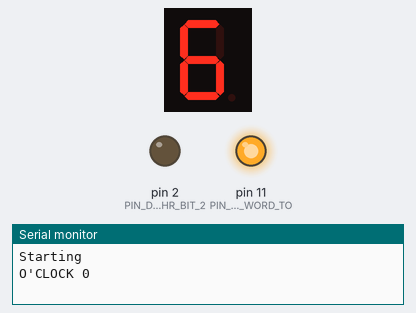
Simulated run of this sketch. Board: Arduino Uno, built with avr-gcc and run on an emulated ATmega328P. Shown: 1-digit seven-segment display, output pins drawn as LEDs (lit = HIGH), the last lines printed to the serial monitor. Wiring (inferred from the names in the program): 1-digit 7-segment display, segments lit when HIGH: segments pin 10, pin 9, pin 8, pin 7, pin 6, pin 5, pin 4, pin 3. The local clock reads 2024-03-15 10:24:30 at power-on unless the sketch sets it; the segment pins are drawn as the display they are named for; pins used as bus, display or sensor lines are not drawn.

Above: at 0.3 s.
At 2.3 s:
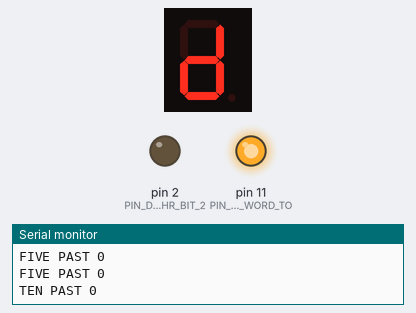
At 5.4 s:
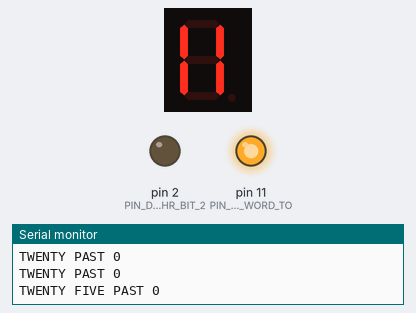
At 10.6 s:
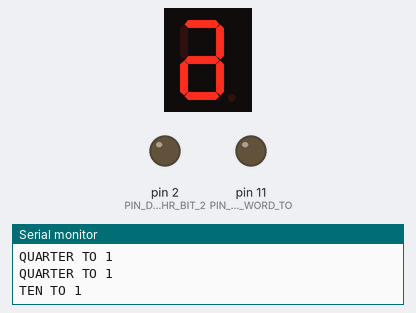
Timing chart, 0 to 39.1 s (numbered marks = the images above):
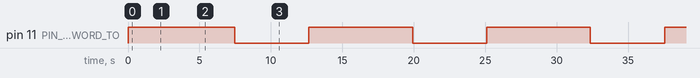

The sketch:

word_clock.ino
```cpp
/*

*/

#include <Wire.h>
#include <RTClib.h>

#define BUTTON_CYCLE_SPEED 6000
#define CYCLE_SPEED 10000

#define ADDRESS_7SEG 0x71

#define BYTE_RESET_DISPLAY 0x76
#define BYTE_DECIMAL_CONTROL 0x77
#define BYTE_CURSOR_CONTROL 0x79
#define BYTE_COLON 0b00010000

#define PIN_HR_UP A0
#define PIN_HR_DOWN A1
#define PIN_MIN_UP A2
#define PIN_MIN_DOWN A3
#define PIN_DISP_HR_BIT_0 0
#define PIN_DISP_HR_BIT_1 1
#define PIN_DISP_HR_BIT_2 2
#define PIN_DISP_HR_BIT_3 3
#define PIN_DISP_MIN_FIVE 4
#define PIN_DISP_MIN_TEN 5
#define PIN_DISP_MIN_FIFTEEN 6
#define PIN_DISP_MIN_TWENTY 7
#define PIN_DISP_MIN_HALF 8
#define PIN_DISP_WORD_OCLOCK 9
#define PIN_DISP_WORD_PAST 10
#define PIN_DISP_WORD_TO 11

#define FLAGS_FIVE 0b11110
#define FLAGS_TEN 0b11101
#define FLAGS_FIFTEEN 0b11011
#define FLAGS_TWENTY 0b10111
#define FLAGS_TWENTYFIVE 0b10110
#define FLAGS_HALF 0b01111
#define FLAGS_NONE 0b11111
#define FLAGS_OCLOCK 0b110
#define FLAGS_PAST 0b101
#define FLAGS_TO 0b011

RTC_DS1307 rtc;
DateTime now;
int cycles = 0;
const TimeSpan TIME_HR_UP = TimeSpan(0, 1, 0, 0);
const TimeSpan TIME_HR_DOWN = TimeSpan(0, -1, 0, 0);
const TimeSpan TIME_MIN_UP = TimeSpan(0, 0, 1, 0);
const TimeSpan TIME_MIN_DOWN = TimeSpan(0, 0, -1, 0);

void setup() {
  Serial.begin(9600);
  Serial.println("Starting");

  pinMode(PIN_HR_UP, INPUT);
  pinMode(PIN_HR_DOWN, INPUT);
  pinMode(PIN_MIN_UP, INPUT);
  pinMode(PIN_MIN_DOWN, INPUT);

  pinMode(PIN_DISP_HR_BIT_0, OUTPUT);
  pinMode(PIN_DISP_HR_BIT_1, OUTPUT);
  pinMode(PIN_DISP_HR_BIT_2, OUTPUT);
  pinMode(PIN_DISP_HR_BIT_3, OUTPUT);
  pinMode(PIN_DISP_MIN_FIVE, OUTPUT);
  pinMode(PIN_DISP_MIN_TEN, OUTPUT);
  pinMode(PIN_DISP_MIN_FIFTEEN, OUTPUT);
  pinMode(PIN_DISP_MIN_TWENTY, OUTPUT);
  pinMode(PIN_DISP_MIN_HALF, OUTPUT);
  pinMode(PIN_DISP_WORD_OCLOCK, OUTPUT);
  pinMode(PIN_DISP_WORD_PAST, OUTPUT);
  pinMode(PIN_DISP_WORD_TO, OUTPUT);

  // Since the transistor logic turns on the LEDs
  // when the signal is LOW, turn off the LEDs here
  // by sending HIGH signals
  digitalWrite(PIN_DISP_MIN_FIVE, HIGH);
  digitalWrite(PIN_DISP_MIN_TEN, HIGH);
  digitalWrite(PIN_DISP_MIN_FIFTEEN, HIGH);
  digitalWrite(PIN_DISP_MIN_TWENTY, HIGH);
  digitalWrite(PIN_DISP_MIN_HALF, HIGH);
  digitalWrite(PIN_DISP_WORD_OCLOCK, HIGH);
  digitalWrite(PIN_DISP_WORD_PAST, HIGH);
  digitalWrite(PIN_DISP_WORD_TO, HIGH);

  if (!rtc.begin()){
    Serial.println("Couldn't find RTC");
    while(1);
  }

  rtc.adjust(DateTime(2023, 1, 1, 0, 0, 0));
/*
  Wire.begin(); // Join I2C bus as master

  Wire.beginTransmission(ADDRESS_7SEG);
  Wire.write(BYTE_RESET_DISPLAY); // Reset display
  Wire.endTransmission();

  setColon(true);
*/
}

void loop() {
  /*
    cycles = (cycles + 1) % CYCLE_SPEED;
    if (cycles == 0) {
      writeTimeToDisplay();
    }
    checkButtons();
  */

  cycles = (cycles + 1) % CYCLE_SPEED;
  if (cycles == 0) {
    checkTime();
    rtc.adjust(now + TIME_MIN_UP);
  }
  // checkButtons();
}

void checkTime() {
  now = rtc.now();
  int minute = now.minute();
  int hour = (setMinute(minute) + now.hour()) % 12;
  setHour(hour);
}

void checkButtons() {
  static int buttonCycles = 0;
  bool hrUp = digitalRead(PIN_HR_UP);
  bool hrDown = digitalRead(PIN_HR_DOWN);
  bool minUp = digitalRead(PIN_MIN_UP);
  bool minDown = digitalRead(PIN_MIN_DOWN);
  if (hrUp || hrDown || minUp || minDown) {
    buttonCycles = (buttonCycles + 1) % BUTTON_CYCLE_SPEED;
    if (buttonCycles == 1) {
      now = rtc.now();
      if (hrUp) {
        rtc.adjust(now + TIME_HR_UP);
      }
      if (hrDown) {
        rtc.adjust(now + TIME_HR_DOWN);
      }
      if (minUp) {
        rtc.adjust(now + TIME_MIN_UP);
      }
      if (minDown) {
        rtc.adjust(now + TIME_MIN_DOWN);
      }
      writeTimeToDisplay();
    }
  }
  else {
    buttonCycles = 0;
  }
}

// Returns 1 if minutes are 35 or higher, otherwise returns 0
// Ex. 4:45 would be displayed as QUARTER TO FIVE, so we add
// 1 to make it FIVE instead of FOUR.
int setMinute(int minute) {
  if (minute >= 55) {
    lightMinutes(FLAGS_FIVE, FLAGS_TO);
    Serial.print("FIVE ");
    Serial.print("TO ");
  }
  else if (minute >= 50) {
    lightMinutes(FLAGS_TEN, FLAGS_TO);
    Serial.print("TEN ");
    Serial.print("TO ");
  }
  else if (minute >= 45) {
    lightMinutes(FLAGS_FIFTEEN, FLAGS_TO);
    Serial.print("QUARTER ");
    Serial.print("TO ");
  }
  else if (minute >= 40) {
    lightMinutes(FLAGS_TWENTY, FLAGS_TO);
    Serial.print("TWENTY ");
    Serial.print("TO ");
  }
  else if (minute >= 35) {
    lightMinutes(FLAGS_TWENTYFIVE, FLAGS_TO);
    Serial.print("TWENTY FIVE ");
    Serial.print("TO ");
  }
  else if (minute >= 30) {
    lightMinutes(FLAGS_HALF, FLAGS_PAST);
    Serial.print("HALF ");
    Serial.print("PAST ");
  }
  else if (minute >= 25) {
    lightMinutes(FLAGS_TWENTYFIVE, FLAGS_PAST);
    Serial.print("TWENTY FIVE ");
    Serial.print("PAST ");
  }
  else if (minute >= 20) {
    lightMinutes(FLAGS_TWENTY, FLAGS_PAST);
    Serial.print("TWENTY ");
    Serial.print("PAST ");
  }
  else if (minute >= 15) {
    lightMinutes(FLAGS_FIFTEEN, FLAGS_PAST);
    Serial.print("FIFTEEN ");
    Serial.print("PAST ");
  }
  else if (minute >= 10) {
    lightMinutes(FLAGS_TEN, FLAGS_PAST);
    Serial.print("TEN ");
    Serial.print("PAST ");
  }
  else if (minute >= 5) {
    lightMinutes(FLAGS_FIVE, FLAGS_PAST);
    Serial.print("FIVE ");
    Serial.print("PAST ");
  }
  else {
    lightMinutes(FLAGS_NONE, FLAGS_OCLOCK);
    Serial.print("O'CLOCK ");
  }
  return (minute >= 35) ? 1 : 0;
}

// Hours are set using a 4 to 16 binary decoder
int setHour(uint8_t hour) {

  digitalWrite(PIN_DISP_HR_BIT_0, (hour & 0b0001));
  digitalWrite(PIN_DISP_HR_BIT_1, (hour & 0b0010) >> 1);
  digitalWrite(PIN_DISP_HR_BIT_2, (hour & 0b0100) >> 2);
  digitalWrite(PIN_DISP_HR_BIT_3, (hour & 0b1000) >> 3);
  Serial.println(hour);
}

void setColon(bool on) {
  Wire.beginTransmission(ADDRESS_7SEG);
  Wire.write(BYTE_DECIMAL_CONTROL);
  if (on) {
    Wire.write(BYTE_COLON);
  }
  else {
    Wire.write(0);
  }
  Wire.endTransmission();
}

void lightMinutes(uint8_t minute_flags, uint8_t word_flags) {

  digitalWrite(PIN_DISP_MIN_FIVE, (minute_flags & 0b00001));
  digitalWrite(PIN_DISP_MIN_TEN, (minute_flags & 0b00010) >> 1);
  digitalWrite(PIN_DISP_MIN_FIFTEEN, (minute_flags & 0b00100) >> 2);
  digitalWrite(PIN_DISP_MIN_TWENTY, (minute_flags & 0b01000) >> 3);
  digitalWrite(PIN_DISP_MIN_HALF, (minute_flags & 0b10000) >> 4);

  digitalWrite(PIN_DISP_WORD_OCLOCK, (word_flags & 0b001));
  digitalWrite(PIN_DISP_WORD_PAST, (word_flags & 0b010) >> 1);
  digitalWrite(PIN_DISP_WORD_TO, (word_flags & 0b100) >> 2);
}

void writeTimeToDisplay() {
  now = rtc.now();
  writeNumberToDisplay(now.hour() * 100 + now.minute());
}

void writeNumberToDisplay(int number) {
  Wire.beginTransmission(ADDRESS_7SEG);
  Wire.write(number / 1000);
  number %= 1000;
  Wire.write(number / 100);
  number %= 100;
  Wire.write(number / 10);
  number %= 10;
  Wire.write(number);
  Wire.endTransmission();
}
```

Measured:
- by itself, pin 11 (PIN_DISP_WORD_TO): alternates HIGH for 7.3 s and LOW for 5.2 s
- by itself, everything shown: repeats every 12.4 s, in 12 steps
- what the display in image 0 shows lasts 1.0 s, from 0.2 s to 1.2 s
